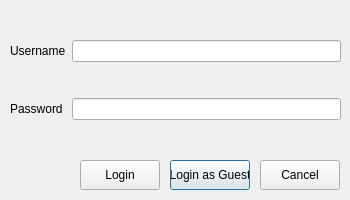
<?xml version="1.0" encoding="UTF-8"?>
<ui version="4.0">
 <class>loginBox</class>
 <widget class="QDialog" name="loginBox">
  <property name="geometry">
   <rect>
    <x>0</x>
    <y>0</y>
    <width>350</width>
    <height>200</height>
   </rect>
  </property>
  <property name="windowTitle">
   <string>Login to ShipHaz</string>
  </property>
  <widget class="QWidget" name="gridLayoutWidget">
   <property name="geometry">
    <rect>
     <x>10</x>
     <y>10</y>
     <width>331</width>
     <height>141</height>
    </rect>
   </property>
   <layout class="QGridLayout" name="gridLayout">
    <item row="0" column="1">
     <widget class="QLineEdit" name="userBox"/>
    </item>
    <item row="1" column="1">
     <widget class="QLineEdit" name="pwBox"/>
    </item>
    <item row="0" column="0">
     <widget class="QLabel" name="label">
      <property name="text">
       <string>Username</string>
      </property>
     </widget>
    </item>
    <item row="1" column="0">
     <widget class="QLabel" name="label_2">
      <property name="text">
       <string>Password</string>
      </property>
     </widget>
    </item>
   </layout>
  </widget>
  <widget class="QPushButton" name="guestButton">
   <property name="geometry">
    <rect>
     <x>170</x>
     <y>160</y>
     <width>80</width>
     <height>30</height>
    </rect>
   </property>
   <property name="text">
    <string>Login as Guest</string>
   </property>
  </widget>
  <widget class="QPushButton" name="cancelButton">
   <property name="geometry">
    <rect>
     <x>260</x>
     <y>160</y>
     <width>80</width>
     <height>30</height>
    </rect>
   </property>
   <property name="text">
    <string>Cancel</string>
   </property>
  </widget>
  <widget class="QPushButton" name="loginButton">
   <property name="geometry">
    <rect>
     <x>80</x>
     <y>160</y>
     <width>80</width>
     <height>30</height>
    </rect>
   </property>
   <property name="text">
    <string>Login</string>
   </property>
  </widget>
 </widget>
 <resources/>
 <connections>
  <connection>
   <sender>loginButton</sender>
   <signal>clicked()</signal>
   <receiver>loginBox</receiver>
   <slot>login()</slot>
   <hints>
    <hint type="sourcelabel">
     <x>111</x>
     <y>178</y>
    </hint>
    <hint type="destinationlabel">
     <x>48</x>
     <y>168</y>
    </hint>
   </hints>
  </connection>
  <connection>
   <sender>guestButton</sender>
   <signal>clicked()</signal>
   <receiver>loginBox</receiver>
   <slot>guest()</slot>
   <hints>
    <hint type="sourcelabel">
     <x>205</x>
     <y>172</y>
    </hint>
    <hint type="destinationlabel">
     <x>156</x>
     <y>141</y>
    </hint>
   </hints>
  </connection>
  <connection>
   <sender>cancelButton</sender>
   <signal>clicked()</signal>
   <receiver>loginBox</receiver>
   <slot>reject()</slot>
   <hints>
    <hint type="sourcelabel">
     <x>296</x>
     <y>174</y>
    </hint>
    <hint type="destinationlabel">
     <x>246</x>
     <y>146</y>
    </hint>
   </hints>
  </connection>
 </connections>
 <slots>
  <slot>login()</slot>
  <slot>guest()</slot>
 </slots>
</ui>
